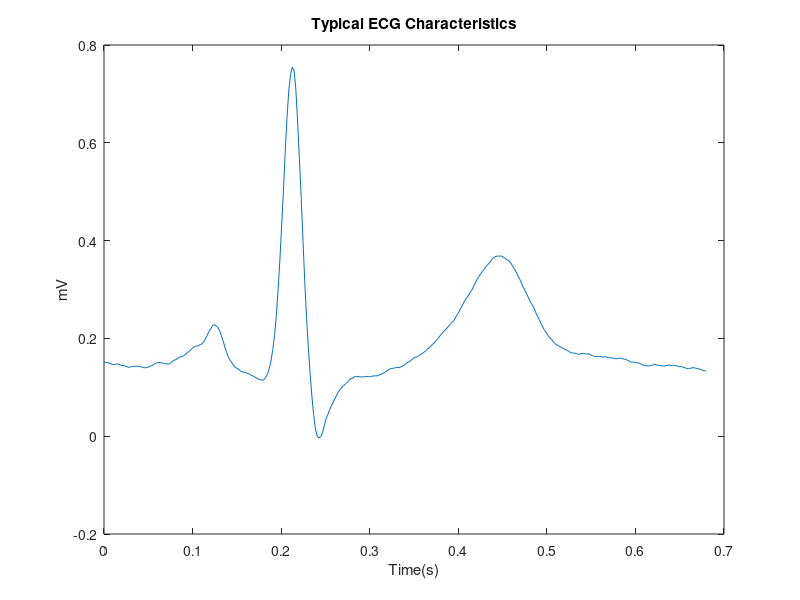
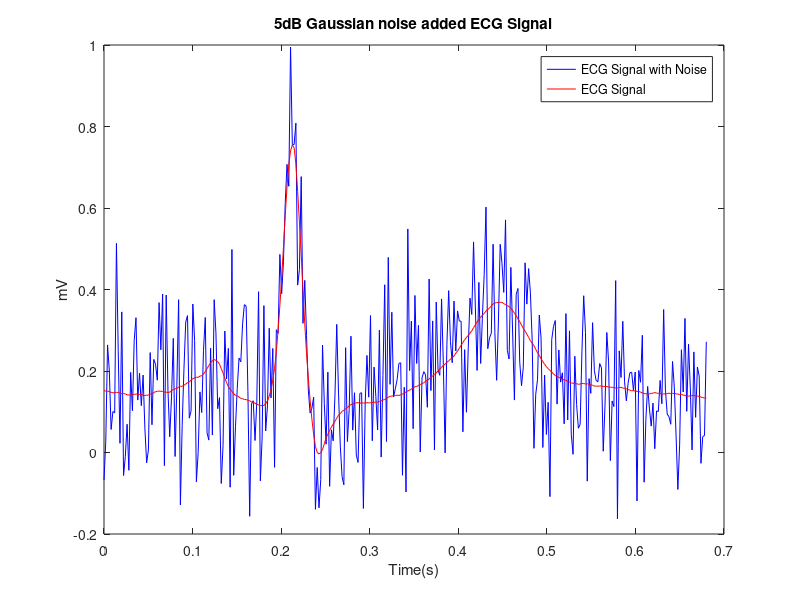
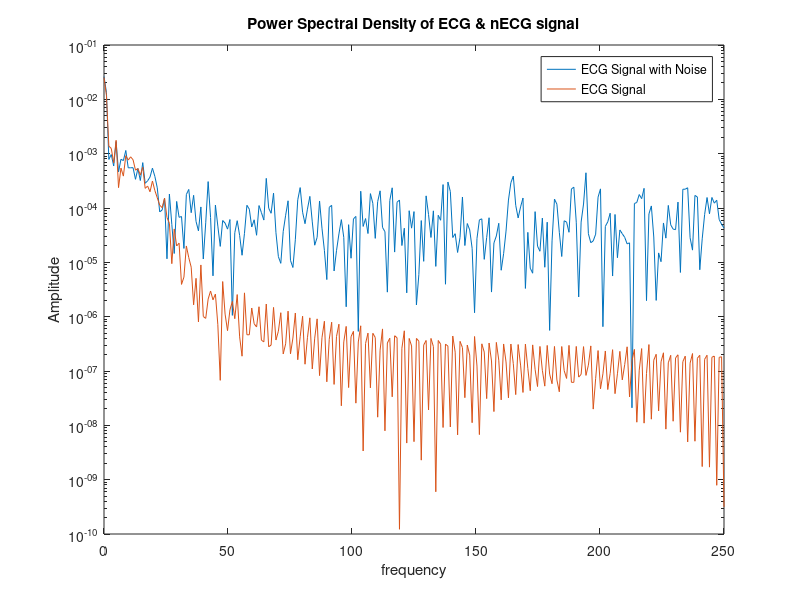

Write the MATLAB code that produced these figures, in order. (Note: this script raises an error after producing the figures.)
%Question 1
%Smoothing Filters
%1.1 Moving Average Filter
%Preliminaries

%% i) LoadECG_template.mat
clear all;
load('ECG_template.mat');
raw_ecg =  ECG_template;

%% ii) Plot the loaded signal with the adjusted time scale
[rows, len] = size(raw_ecg);
%sampling frequency 500Hz
fs = 500;
time = linspace(0,len/fs,len);
figure('Name','ECG_template Data');
plot(time,ECG_template);
title('Typical ECG Characteristics'),xlabel('Time(s)'),ylabel('mV');

%% iii) Add white Gaussian noise of 5 dB
noisy_ECG = awgn(raw_ecg,5, 'measured');
figure('Name','ECG_template Data with 5dB Gaussian Noise');
plot(time,noisy_ECG, 'b',time,ECG_template, 'r');
title('5dB Gaussian noise added ECG Signal'),legend('ECG Signal with Noise','ECG Signal');
xlabel('Time(s)'),ylabel('mV');

%% iv) Plot the power spectral density (PSD)
[pxx_raw,f_raw] = periodogram(raw_ecg,rectwin(len),512,fs);
[pxx,f] = periodogram(noisy_ECG,rectwin(len),512,fs);

figure('Name','ECG_template Data');
semilogy(f,pxx,f_raw, pxx_raw);
title('Power Spectral Density of ECG & nECG signal'),legend('ECG Signal with Noise','ECG Signal');
xlabel('frequency'),ylabel('Amplitude');

% MA(3) filter implementation with a customised script
%% i) 
filt_order = 3;
ma3ECG_1 = mAvgfilter(noisy_ECG, filt_order);

%% ii) Derive the group delay
group_delay = floor((filt_order-1)/2)*(1/fs);

%% iii)Plot the delay compensated ma3ECG_1and nECG on the same plot and compare
delayed_time = time - group_delay;

figure('Name','Comparing nECG and delay compensated maECG_1');
plot(time,noisy_ECG,'b',delayed_time, ma3ECG_1,'r');
title('Comparing nECG and delay compensated Filtered Signal'),xlabel('Time (s)'),ylabel('mV')
legend('ECG Signal with Noise', 'Delay compensated maECG_1');

%% iv) Produce overlapping PSDs of ma3ECG_1and nECG

figure('Name', 'PSD of ma3ECG_1and nECG')
[pxx,f] = periodogram(noisy_ECG,rectwin(len),[],fs);
[pxx2,f2] = periodogram(ma3ECG_1,rectwin(len),[],fs);
semilogy(f,pxx,f2,pxx2)
grid on;
title('Compare Power Spectral Density Estimate of ma3ECG_1and nECG')
legend('ECG signal with noise','Delay compensated maECG_1');
xlabel('Frequency(Hz)')
ylabel('Amplitude')

%MA(3) filter implementation with the MATLAB built-in function
%i) Using the filter(b,a,X) function
filt_order_2 = 3;
kernel = ones(filt_order_2,1) / filt_order_2;
ma3ECG_2 = filter(kernel, 1, noisy_ECG);

group_delay_2 = floor((filt_order_2-1)/2)*(1/fs);
delayed_time_2 = time - group_delay_2;
%ii) Plot nECG, ECG_template and ma3ECG_2 on the same plot

figure('Name','Comparing ECG_template, noisy_ECG and ma3ECG_2');
plot(time, raw_ecg, 'black', time,noisy_ECG,'b', delayed_time_2, ma3ECG_2,'r');
title('Comparing ECG_template, noisy_ECG and ma3ECG_2')
legend('ECG template','ECG Signal with Noise', 'Delay compensated maECG_2');
xlabel('Time(s)')
ylabel('mV')

%iii) Using the fvtool(b,a) to inspect the magnitude response, phase response and the pole-zero plot of the MA(3) filter
fvtool(kernel,1);

% MA(10) filter implementation with the MATLAB built-in function
filt_order_3 = 10;
kernel_10 = ones(filt_order_3,1) / filt_order_3;

% i) Identify the improvement of the MA(10) filter over the MA(3)
fvtool(kernel_10, 1);

% ii) Filter the nECG signal using the above MA(10) filter while compensating for the group delay
ma10ECG = filter(kernel_10, 1, noisy_ECG);
group_delay_3 =  floor((filt_order_3-1)/2)*(1/fs);
delayed_time_3 = time - group_delay_3;

% iii) Plot nECG, ECG_template, ma3ECG_2 and ma10ECG on the same plot
figure('Name','Comparing ECG_template, noisy_ECG, ma3ECG_2 and ma10ECG');
plot(time, raw_ecg, 'black', time, noisy_ECG,'b',delayed_time_2, ma3ECG_2,'g', delayed_time_3, ma10ECG,'r');
title('Comparing ECG_template, noisy_ECG, ma3ECG_2 and ma10ECG')
legend('ECG template','ECG Signal with Noise', 'Delay compensated ma3ECG_2', 'Delay compensated ma10ECG');
xlabel('Time(s)')
ylabel('mV')

%Optimum MA(N) filter order
%ii) determine the optimum filter order which gives the minimum MSE

order_thrshld = 50;
MSE_values = zeros(order_thrshld);
order_values = zeros(order_thrshld);
%initial value
optimum_ma_order = 1000;
for k = 2:order_thrshld
    order_values(k) = k;
    MSE_values(k) = MSError(raw_ecg, noisy_ECG, k);
    if (optimum_ma_order > MSE_values(k))
        optimum_ma_order = MSE_values(k);
    end
end

%plot MSE vs filter order

figure('Name','Finding Optimum Moving Average filter')
plot(order_values,MSE_values);
title('Comparing MSE vs Filter order');
xlabel('MA_Filter Order');
ylabel('MSE');

% 1.2. Savitzky-Golay SG(N,L) filter

% i) Apply a SG(3,11) filter on the nECG signal
order = 3;
L = 2*11 + 1;
sg310ECG = sgolayfilt(noisy_ECG, order, L);

%ii) Plot nECG, ECG_template and sg310ECG on the same plot
figure('Name','Applying Saviztsky Golay Filter (N,L)');
plot(time,noisy_ECG,'b',time, raw_ecg,'k',time, sg310ECG,'r');
legend ('noisy_ECG', 'ECG_template','sg310ECG')
title('Applying Saviztsky Golay Filter SG(3,11)')
xlabel('Time(s)')
ylabel('mV')

% Optimum SG(N,L) filter parameters

%i) Calculate the MSE values for a range of parameters of the SG(N,L) filter and determine the optimum filter parameters which gives the minimum MSE

L_limit = 30;
N_max = min([(2*L_limit),30]); %since N < L'-1
err = NaN([L_limit,N_max]);

%initial optimum values
L_optimum = 1000;
N_optimum = 1000;
err_min = 1000;

for l = 1:L_limit
    n_max = min([(2*l),N_max]);
    for n = 1:n_max
        filtered_sig = sgolayfilt(noisy_ECG,n,(2*l+1));
        err(l,n) = immse(raw_ecg, filtered_sig);
        if (err_min > err(l,n))
            L_optimum = l;
            N_optimum = n;
            err_min = err(l,n);
        end
    end
end

figure('Name','Error vs Order of Saviztsky Golay Filters');
surf(err);
xlabel('Filter Length'), ylabel('Polynomial Order'), zlabel('MSE');

%%Plot ECG_template, sg310ECG and the signal obtained from optimum SG(N,L) filter
opt_sgECG = sgolayfilt(noisy_ECG, N_optimum, (2*L_optimum)+1); 

figure('Name','Comparing ECG_template, sg310ECG and opt_sgECG');
plot(time, noisy_ECG, 'y', time, raw_ecg, 'k', time, sg310ECG, 'b', time, opt_sgECG, 'r');
title('Comparing ECG_template, sg310ECG and opt_sgECG');
legend ('noisy_ECG', 'ECG_template','sg310ECG','opt_sgECG')
xlabel('Time(s)')
ylabel('mV')
N_optimum;

%Compare signal features and computational complexity of the optimum filtered signals derived from MA(N) and SG(N,L) filters

